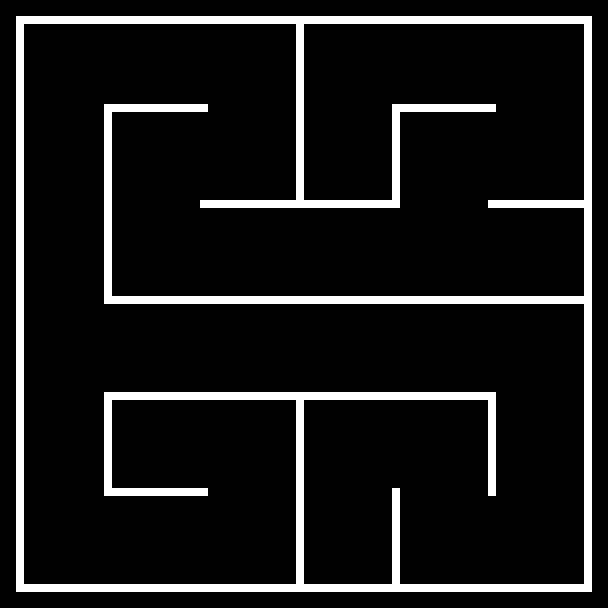

This is a level from a 2D game, rendered from its Tiled map with the project's own tilesets. A one-line summary and the map file follow, with tile-layer data summarised:
An orthogonal 76x76 tile map with 8x8 px tiles, 1 tile layer (Background) and 24 objects (4x Painter, Player, Checkpoint).

<map version="1.10" tiledversion="1.10.2" orientation="orthogonal" renderorder="right-down" width="76" height="76" tilewidth="8" tileheight="8" infinite="0" nextlayerid="4" nextobjectid="27">
 <tileset firstgid="1" source="Mazeball.tsx" />
 <layer id="1" name="Background" width="76" height="76">
  <data>[5776 cells, 583 non-empty, 1 distinct tile ids]</data>
 </layer>
 <objectgroup id="2" name="Spawnpoints">
  <object id="20" name="Player" type="Player" x="231" y="39" width="30" height="30" />
  <object id="21" name="Painter" type="Painter" x="331" y="157" width="30" height="30">
   <properties>
    <property name="colour" value="Green" />
   </properties>
  </object>
  <object id="23" name="Painter" type="Painter" x="544" y="237" width="30" height="30">
   <properties>
    <property name="colour" value="Blue" />
   </properties>
  </object>
  <object id="24" name="Painter" type="Painter" x="119" y="432" width="30" height="30">
   <properties>
    <property name="colour" value="Red" />
   </properties>
  </object>
  <object id="22" name="Painter" type="Painter" x="548" y="547" width="30" height="30">
   <properties>
    <property name="colour" value="Yellow" />
   </properties>
  </object>
  <object id="26" name="Checkpoint" type="Checkpoint" x="332.25" y="569.5">
   <polygon points="0,0 31.5,-0.25 31.5,15 -0.5,14.75" />
  </object>
 </objectgroup>
 <objectgroup id="3" name="Walls">
  <object id="1" x="16" y="16">
   <polygon points="0,0 576,-0.25 576.25,8 -0.5,8" />
  </object>
  <object id="2" x="16" y="24.5">
   <polygon points="0,0 8,-0.5 8,567.25 0,567.5" />
  </object>
  <object id="3" x="24" y="584">
   <polygon points="0,0 0.25,7.75 568,7.75 567.5,0" />
  </object>
  <object id="4" x="584.25" y="583.75">
   <polygon points="0,0 7.5,-0.25 7.75,-559.25 -0.5,-559.25" />
  </object>
  <object id="5" x="391.75" y="488.25">
   <polygon points="0,0 8.5,-0.25 7.75,95.75 0.5,95.5" />
  </object>
  <object id="6" x="296.25" y="400.25">
   <polygon points="0,0 8,0 7.25,183.5 -0.25,183.25" />
  </object>
  <object id="7" x="104" y="400.5">
   <polygon points="0,0 8,-0.25 8.5,95.25 -0.25,95.5" />
  </object>
  <object id="8" x="112.25" y="488.5">
   <polygon points="0,0 95.5,0 95.5,7.25 0.25,7.25" />
  </object>
  <object id="9" x="104" y="392">
   <polygon points="0,0 0.25,8 391.75,7.5 391.75,0" />
  </object>
  <object id="10" x="487.75" y="400.5">
   <polygon points="0,0 8.25,-0.5 8,95.25 0.25,95" />
  </object>
  <object id="11" x="103.5" y="296">
   <polygon points="0,0 0.5,7.75 480.25,7.75 480.25,0.25" />
  </object>
  <object id="12" x="104" y="295.75">
   <polygon points="0,0 8,0.25 8,-191.25 0,-191.5" />
  </object>
  <object id="13" x="111.75" y="104.25">
   <polygon points="0,0 96.25,-0.25 96.25,7.75 0.5,7.5" />
  </object>
  <object id="14" x="200.5" y="199.75">
   <polygon points="0,0 0,8 199.5,8.25 199.75,0.25" />
  </object>
  <object id="15" x="296" y="24.5">
   <polygon points="0,0 8,0 8,174.75 0.25,174.5" />
  </object>
  <object id="17" x="392.25" y="104.25">
   <polygon points="0,0 7.5,0 7.5,95.25 -0.25,95.25" />
  </object>
  <object id="18" x="399.75" y="104.25">
   <polygon points="0,0 96.25,0 95.75,7.75 0.25,7.5" />
  </object>
  <object id="19" x="488" y="200">
   <polygon points="0,0 0.25,8 95.75,7.75 95.5,0.25" />
  </object>
 </objectgroup>
</map>
